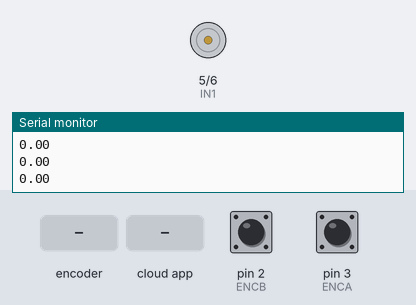
Bench run of a sketch on a simulated Arduino Uno, built with avr-gcc and run on an emulated ATmega328P. On the bench: motor-driver pin pairs drawn as motors (green arrow = first pin HIGH = forward, orange = second pin HIGH = backward, longer = more drive, scaled by the enable pin), the last lines printed to the serial monitor. The inputs (shaded band) are chosen by the test bench; at power-on: pin 2 (ENCB) HIGH, pin 3 (ENCA) HIGH. The ROS host is connected and sends only what is stated.

Above: at 1.2 s.
1.3 s: rotary encoder on pin 3 (ENCA) / pin 2 (ENCB) turned 1 step (first pin leading)
At 1.5 s:
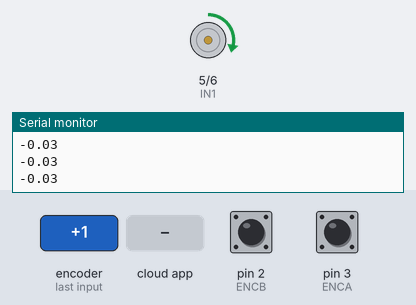
At 3.3 s:
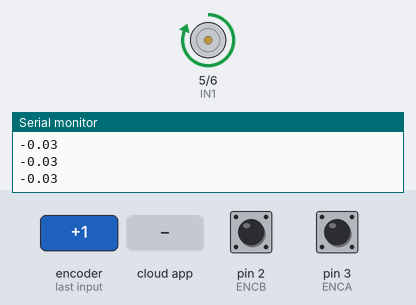
3.6 s: the phone or cloud app sets linear.x to -100
6.6 s: the phone or cloud app sets angular.z to 100
At 7.4 s:
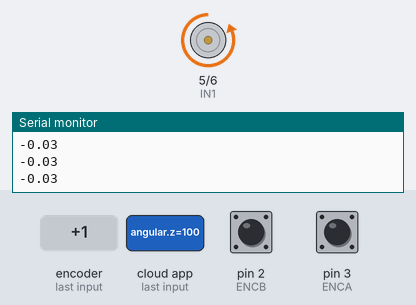
9.6 s: rotary encoder on pin 3 (ENCA) / pin 2 (ENCB) turned 1 step (first pin leading)
12.6 s: the phone or cloud app sets linear.x to 0
14.5 s: the phone or cloud app sets angular.z to 0
At 15.1 s:
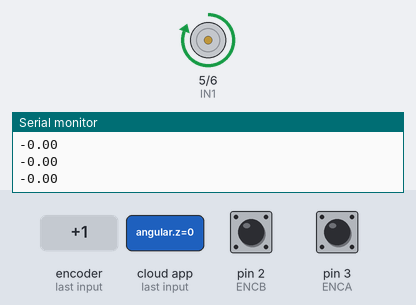
Timing chart, 0 to 17.0 s (numbered marks = the images above; inputs shaded):
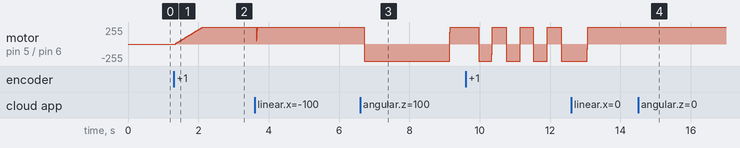

The sketch:

rc_motor.ino
```cpp
#include <util/atomic.h>
#include <ros.h>
#include <std_msgs/Float32.h>
#include <geometry_msgs/Twist.h>

// Pins
#define ENCA 3
#define ENCB 2
#define PWM 10
#define IN1 5
#define IN2 6
#define WHEEL_RAD 0.125
#define WHEEL_DIST 0.5
#define PUB_PERIOD 1000


std_msgs::Float32 goal_left_msg;
std_msgs::Float32 current_vel_msg;
std_msgs::Float32 pwr_msg;

ros::Publisher goal_left_pub("goal_left", &goal_left_msg);
ros::Publisher current_vel_pub("current_vel", &current_vel_msg);
ros::Publisher pwr_pub("pwr", &pwr_msg);


ros::NodeHandle  nh;

float goal_left=0;
unsigned long newTime = 0;
unsigned long oldTime = 0;

float velFilt=0;
float velPrev=0;
long prevT = 0;
int posPrev = 0;
float cumuError = 0;
float error;
float diffError;
volatile int pos_i = 0;
volatile float velocity_i = 0;
volatile long prevT_i = 0;
volatile float deltaT_i;
int pwr = 100;
int dir = 1;
int pos = 0;
float vel;
float last_error = 0;

void TwistCb( const geometry_msgs::Twist& twist_msg){

  float x = twist_msg.linear.x;
  float z = twist_msg.angular.z;

  goal_left = x-z*WHEEL_DIST/2;

}

ros::Subscriber<geometry_msgs::Twist> sub("cmd_vel", TwistCb );

void setup() {
  // put your setup code here, to run once:
  Serial.begin(57600);
  nh.getHardware()->setBaud(57600);
  nh.initNode();

  nh.advertise(goal_left_pub);
  nh.advertise(current_vel_pub);
  nh.advertise(pwr_pub);
  nh.subscribe(sub);

  pinMode(ENCA, INPUT);
  pinMode(PWM,OUTPUT);
  pinMode(IN1,OUTPUT);
  pinMode(IN2,OUTPUT);
  attachInterrupt(digitalPinToInterrupt(ENCA),readEncoder,RISING);
}
void loop() {
  nh.spinOnce();

  newTime = millis();
  float deltaT;
  float velocity2 = 0;
  ////////// Calculate Speed (RPM)///////////////
//  run_motor(dir, pwr);
  ATOMIC_BLOCK(ATOMIC_RESTORESTATE){
    velocity2 = velocity_i;
    deltaT = deltaT_i;
  }
  //Serial.println(velocity2);
  vel = (velocity2/20.0)*2*M_PI*WHEEL_RAD;
  Serial.println(vel);
  ///////////////////////////////////////////////
  ////////// PID control ////////////////////////
  float target_vel = goal_left;
  float kp = 150;
  float ki = 100;
  float kd = 1;
  float new_pwr = computePID(kp,ki,kd, target_vel, vel, deltaT);
  last_error = error;
  ///////////////////////////////////////////////

  // Low-pass filter (25 Hz cutoff)
  velFilt = 0.854*velFilt + 0.0728*vel + 0.0728*velPrev;
  velPrev = vel;

  if (pwr < 0){
    dir = -1;
    }
  else{
    dir = 1;
    }
  pwr = (int) fabs(new_pwr);
  if (pwr > 255){
    pwr = 255;
    }
  run_motor(dir, pwr);
  if(newTime-oldTime>PUB_PERIOD){
    goal_left_msg.data = goal_left;
    goal_left_pub.publish(&goal_left_msg);

    current_vel_msg.data = vel;
    current_vel_pub.publish(&current_vel_msg);

    pwr_msg.data = new_pwr;
    pwr_pub.publish(&pwr_msg);

  }


  delay(10);
}
float computePID(float kp,float ki,float kd, float target_vel, float velFilt, float deltaT){
  error = target_vel - velFilt;
  cumuError += error*deltaT;
  diffError = (error-last_error)/deltaT;
  float out_signal = kp*error + ki*cumuError;
  return out_signal;
  }
void run_motor(int dir, float pwr){
  if (dir == 1){
    digitalWrite(IN1, HIGH);
    digitalWrite(IN2, LOW);
  }
  else if (dir == -1){
    digitalWrite(IN1, LOW);
    digitalWrite(IN2, HIGH);
  }
  else{
    digitalWrite(IN1, LOW);
    digitalWrite(IN2, LOW);
    }
  analogWrite(PWM, pwr);
  }
void readEncoder(){
  // Read encoder B when ENCA rises
  // Read encoder B when ENCA rises
  int b = digitalRead(ENCB);
  int increment = 0;
  if(b>0){
    // If B is high, increment forward
    increment = 1;
  }
  else{
    // Otherwise, increment backward
    increment = -1;
  }
  // Compute velocity with method 2
  long currT = micros();
  deltaT_i = ((float) (currT - prevT_i))/1.0e6;
  velocity_i = increment/deltaT_i;
  prevT_i = currT;

}
```

Measured:
- after the input at 1.3 s, motor on pin 5 (IN1) / pin 6 (IN2): moves from stopped to forward 255/255 over 0.77 s, starting after 0.05 s
- after the input at 14.5 s, motor on pin 5 (IN1) / pin 6 (IN2): stays forward 255/255 (without the input it goes to backward 255/255 after 0.54 s)
